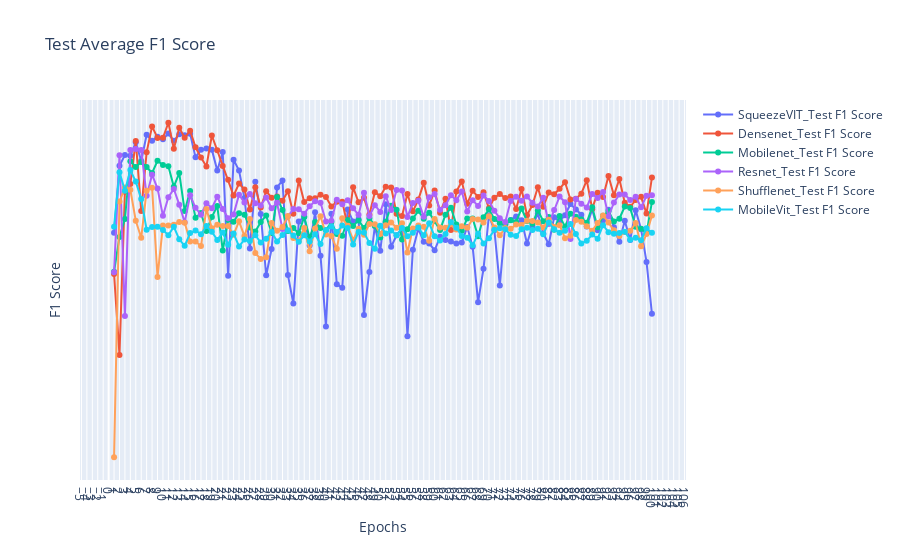

Here is the notebook cell this chart was saved with:
### Code cell
fig = go.Figure()
for exps in test_f1score_data.keys():
    # plt.plot(epochs, loss_data[exps][0], label=exps + 'Train Loss', marker='o')
    # plt.plot(epochs, loss_data[exps][1], label=exps + 'Validation Loss', marker='o')
    # fig.add_trace(go.Scatter(x=epochs, y=auroc_data[exps][0], mode='lines+markers', name=exps + '_Train Loss'))
    fig.add_trace(go.Scatter(x=epochs, y=test_f1score_data[exps], mode='lines+markers', name=exps + '_Test F1 Score'))
# fig.add_trace(go.Scatter(x=epochs, y=train_loss, mode='lines+markers', name='Train Loss'))
# fig.add_trace(go.Scatter(x=epochs, y=val_loss, mode='lines+markers', name='Validation Loss'))

fig.update_layout(
    title='Test Average F1 Score',
    xaxis_title='Epochs',
    yaxis_title='F1 Score',
    xaxis=dict(tickmode='linear'),
    yaxis=dict(tickmode='linear'),
    # legend=dict(x=0, y=1),
    # grid=dict(),
)

fig.show()
